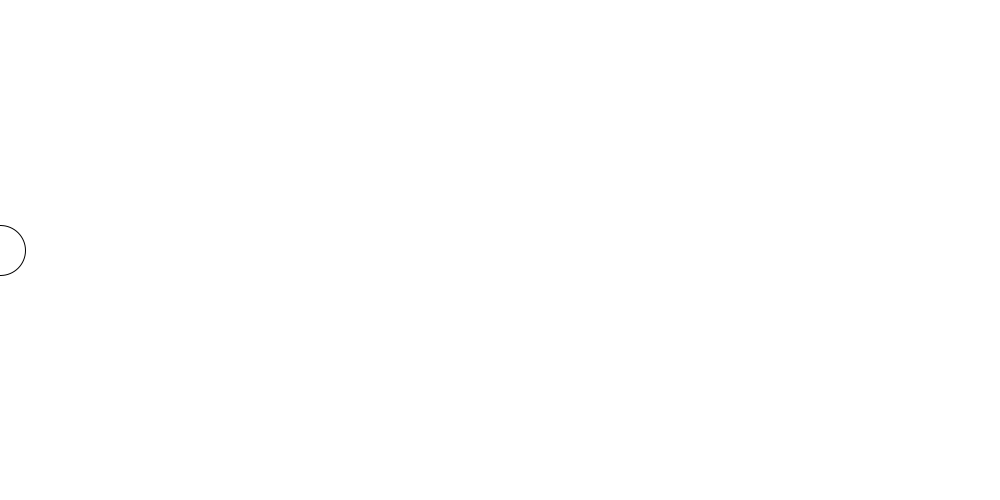
Frame 1 (no input)
Frame 60 (the mouse pressed at the canvas centre just before this capture): blank canvas, image omitted
Frame 120 (the mouse held since frame 60 and released just before this capture): blank canvas, image omitted

The Processing sketch that drew this single still picture (run headless with seeded random() and noise(); from frame 60 on, the mouse is pressed at the canvas centre):

// Processing sketch: exercicio_10
// ── exercicio_10.pde
float posX = 0;

void setup(){
  size(1000,500);
}

void draw(){
  background(255);
  
  ellipse(posX,250,50,50);
  
  posX = posX + 1;
}
